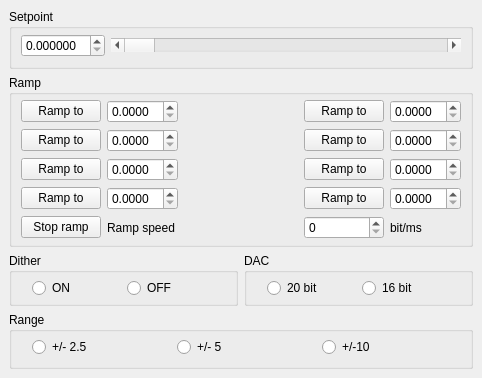
  <widget class="QDockWidget" name="Bias">
   <property name="enabled">
    <bool>true</bool>
   </property>
   <property name="sizePolicy">
    <sizepolicy hsizetype="Minimum" vsizetype="Minimum">
     <horstretch>0</horstretch>
     <verstretch>0</verstretch>
    </sizepolicy>
   </property>
   <property name="minimumSize">
    <size>
     <width>348</width>
     <height>358</height>
    </size>
   </property>
   <property name="contextMenuPolicy">
    <enum>Qt::ActionsContextMenu</enum>
   </property>
   <property name="acceptDrops">
    <bool>true</bool>
   </property>
   <property name="floating">
    <bool>true</bool>
   </property>
   <property name="features">
    <set>QDockWidget::AllDockWidgetFeatures</set>
   </property>
   <property name="windowTitle">
    <string>Bias</string>
   </property>
   <attribute name="dockWidgetArea">
    <number>1</number>
   </attribute>
   <widget class="QWidget" name="dockWidgetContents">
    <layout class="QGridLayout" name="gridLayout_8">
     <item row="2" column="0">
      <widget class="QGroupBox" name="groupBox_15">
       <property name="title">
        <string>Ramp</string>
       </property>
       <layout class="QGridLayout" name="gridLayout">
        <property name="topMargin">
         <number>5</number>
        </property>
        <property name="bottomMargin">
         <number>5</number>
        </property>
        <item row="3" column="5">
         <widget class="QPushButton" name="pushButton_16">
          <property name="text">
           <string>Ramp to</string>
          </property>
         </widget>
        </item>
        <item row="4" column="1">
         <widget class="QDoubleSpinBox" name="doubleSpinBox_31">
          <property name="decimals">
           <number>4</number>
          </property>
         </widget>
        </item>
        <item row="0" column="0">
         <spacer name="horizontalSpacer">
          <property name="orientation">
           <enum>Qt::Horizontal</enum>
          </property>
          <property name="sizeHint" stdset="0">
           <size>
            <width>40</width>
            <height>0</height>
           </size>
          </property>
         </spacer>
        </item>
        <item row="4" column="0">
         <widget class="QPushButton" name="pushButton_13">
          <property name="text">
           <string>Ramp to</string>
          </property>
         </widget>
        </item>
        <item row="3" column="6">
         <widget class="QDoubleSpinBox" name="doubleSpinBox_11">
          <property name="decimals">
           <number>4</number>
          </property>
         </widget>
        </item>
        <item row="2" column="0">
         <widget class="QPushButton" name="pushButton_22">
          <property name="text">
           <string>Ramp to</string>
          </property>
         </widget>
        </item>
        <item row="3" column="1">
         <widget class="QDoubleSpinBox" name="doubleSpinBox_15">
          <property name="decimals">
           <number>4</number>
          </property>
         </widget>
        </item>
        <item row="0" column="1">
         <spacer name="horizontalSpacer_13">
          <property name="orientation">
           <enum>Qt::Horizontal</enum>
          </property>
          <property name="sizeHint" stdset="0">
           <size>
            <width>40</width>
            <height>0</height>
           </size>
          </property>
         </spacer>
        </item>
        <item row="0" column="2">
         <spacer name="horizontalSpacer_39">
          <property name="orientation">
           <enum>Qt::Horizontal</enum>
          </property>
          <property name="sizeHint" stdset="0">
           <size>
            <width>40</width>
            <height>0</height>
           </size>
          </property>
         </spacer>
        </item>
        <item row="1" column="0">
         <widget class="QPushButton" name="pushButton_25">
          <property name="text">
           <string>Ramp to</string>
          </property>
         </widget>
        </item>
        <item row="4" column="5">
         <widget class="QPushButton" name="pushButton_14">
          <property name="text">
           <string>Ramp to</string>
          </property>
         </widget>
        </item>
        <item row="0" column="6">
         <spacer name="horizontalSpacer_38">
          <property name="orientation">
           <enum>Qt::Horizontal</enum>
          </property>
          <property name="sizeHint" stdset="0">
           <size>
            <width>40</width>
            <height>0</height>
           </size>
          </property>
         </spacer>
        </item>
        <item row="5" column="6">
         <widget class="QLabel" name="label_24">
          <property name="text">
           <string>bit/ms</string>
          </property>
         </widget>
        </item>
        <item row="4" column="6">
         <widget class="QDoubleSpinBox" name="doubleSpinBox_10">
          <property name="decimals">
           <number>4</number>
          </property>
         </widget>
        </item>
        <item row="5" column="5">
         <widget class="QSpinBox" name="spinBox_5"/>
        </item>
        <item row="2" column="5">
         <widget class="QPushButton" name="pushButton_24">
          <property name="text">
           <string>Ramp to</string>
          </property>
         </widget>
        </item>
        <item row="2" column="1">
         <widget class="QDoubleSpinBox" name="doubleSpinBox_21">
          <property name="decimals">
           <number>4</number>
          </property>
         </widget>
        </item>
        <item row="5" column="0">
         <widget class="QPushButton" name="pushButton_21">
          <property name="text">
           <string>Stop ramp</string>
          </property>
         </widget>
        </item>
        <item row="1" column="6">
         <widget class="QDoubleSpinBox" name="doubleSpinBox_25">
          <property name="decimals">
           <number>4</number>
          </property>
         </widget>
        </item>
        <item row="0" column="3">
         <spacer name="horizontalSpacer_40">
          <property name="orientation">
           <enum>Qt::Horizontal</enum>
          </property>
          <property name="sizeHint" stdset="0">
           <size>
            <width>40</width>
            <height>0</height>
           </size>
          </property>
         </spacer>
        </item>
        <item row="2" column="6">
         <widget class="QDoubleSpinBox" name="doubleSpinBox_24">
          <property name="decimals">
           <number>4</number>
          </property>
         </widget>
        </item>
        <item row="1" column="1">
         <widget class="QDoubleSpinBox" name="doubleSpinBox_23">
          <property name="decimals">
           <number>4</number>
          </property>
         </widget>
        </item>
        <item row="1" column="5">
         <widget class="QPushButton" name="pushButton_23">
          <property name="text">
           <string>Ramp to</string>
          </property>
         </widget>
        </item>
        <item row="3" column="0">
         <widget class="QPushButton" name="pushButton_15">
          <property name="text">
           <string>Ramp to</string>
          </property>
         </widget>
        </item>
        <item row="0" column="5">
         <spacer name="horizontalSpacer_37">
          <property name="orientation">
           <enum>Qt::Horizontal</enum>
          </property>
          <property name="sizeHint" stdset="0">
           <size>
            <width>40</width>
            <height>0</height>
           </size>
          </property>
         </spacer>
        </item>
        <item row="0" column="4">
         <spacer name="horizontalSpacer_41">
          <property name="orientation">
           <enum>Qt::Horizontal</enum>
          </property>
          <property name="sizeHint" stdset="0">
           <size>
            <width>40</width>
            <height>0</height>
           </size>
          </property>
         </spacer>
        </item>
        <item row="5" column="1">
         <widget class="QLabel" name="label_12">
          <property name="text">
           <string>Ramp speed</string>
          </property>
         </widget>
        </item>
       </layout>
      </widget>
     </item>
     <item row="3" column="0">
      <widget class="QWidget" name="widget_2" native="true">
       <layout class="QHBoxLayout" name="horizontalLayout">
        <property name="leftMargin">
         <number>0</number>
        </property>
        <property name="topMargin">
         <number>0</number>
        </property>
        <property name="rightMargin">
         <number>0</number>
        </property>
        <property name="bottomMargin">
         <number>0</number>
        </property>
        <item>
         <widget class="QGroupBox" name="groupBox_8">
          <property name="title">
           <string>Dither</string>
          </property>
          <layout class="QGridLayout" name="gridLayout_12">
           <property name="leftMargin">
            <number>20</number>
           </property>
           <property name="topMargin">
            <number>5</number>
           </property>
           <property name="rightMargin">
            <number>20</number>
           </property>
           <property name="bottomMargin">
            <number>5</number>
           </property>
           <property name="verticalSpacing">
            <number>6</number>
           </property>
           <item row="0" column="0">
            <widget class="QRadioButton" name="radioButton_16">
             <property name="text">
              <string>ON</string>
             </property>
            </widget>
           </item>
           <item row="0" column="1">
            <widget class="QRadioButton" name="radioButton_17">
             <property name="text">
              <string>OFF</string>
             </property>
            </widget>
           </item>
          </layout>
         </widget>
        </item>
        <item>
         <widget class="QGroupBox" name="groupBox_9">
          <property name="title">
           <string>DAC</string>
          </property>
          <layout class="QGridLayout" name="gridLayout_19">
           <property name="leftMargin">
            <number>20</number>
           </property>
           <property name="topMargin">
            <number>5</number>
           </property>
           <property name="rightMargin">
            <number>20</number>
           </property>
           <property name="bottomMargin">
            <number>5</number>
           </property>
           <item row="0" column="0">
            <widget class="QRadioButton" name="radioButton_18">
             <property name="text">
              <string>20 bit</string>
             </property>
            </widget>
           </item>
           <item row="0" column="1">
            <widget class="QRadioButton" name="radioButton_19">
             <property name="text">
              <string>16 bit</string>
             </property>
            </widget>
           </item>
          </layout>
         </widget>
        </item>
       </layout>
      </widget>
     </item>
     <item row="0" column="0">
      <widget class="QGroupBox" name="groupBox_14">
       <property name="sizePolicy">
        <sizepolicy hsizetype="Preferred" vsizetype="Preferred">
         <horstretch>0</horstretch>
         <verstretch>0</verstretch>
        </sizepolicy>
       </property>
       <property name="title">
        <string>Setpoint</string>
       </property>
       <layout class="QGridLayout" name="gridLayout_10">
        <property name="topMargin">
         <number>5</number>
        </property>
        <property name="bottomMargin">
         <number>0</number>
        </property>
        <item row="2" column="1">
         <spacer name="horizontalSpacer_12">
          <property name="orientation">
           <enum>Qt::Horizontal</enum>
          </property>
          <property name="sizeHint" stdset="0">
           <size>
            <width>40</width>
            <height>9</height>
           </size>
          </property>
         </spacer>
        </item>
        <item row="0" column="0">
         <widget class="QDoubleSpinBox" name="doubleSpinBox_5">
          <property name="decimals">
           <number>6</number>
          </property>
         </widget>
        </item>
        <item row="0" column="1" colspan="2">
         <widget class="QScrollBar" name="horizontalScrollBar_5">
          <property name="orientation">
           <enum>Qt::Horizontal</enum>
          </property>
         </widget>
        </item>
       </layout>
      </widget>
     </item>
     <item row="10" column="0">
      <widget class="QGroupBox" name="groupBox_10">
       <property name="title">
        <string>Range</string>
       </property>
       <property name="flat">
        <bool>false</bool>
       </property>
       <property name="checkable">
        <bool>false</bool>
       </property>
       <property name="checked">
        <bool>false</bool>
       </property>
       <layout class="QGridLayout" name="gridLayout_20">
        <property name="leftMargin">
         <number>20</number>
        </property>
        <property name="topMargin">
         <number>5</number>
        </property>
        <property name="rightMargin">
         <number>9</number>
        </property>
        <property name="bottomMargin">
         <number>9</number>
        </property>
        <item row="0" column="0">
         <widget class="QRadioButton" name="radioButton_20">
          <property name="text">
           <string>+/- 2.5</string>
          </property>
         </widget>
        </item>
        <item row="0" column="1">
         <widget class="QRadioButton" name="radioButton_21">
          <property name="text">
           <string>+/- 5</string>
          </property>
         </widget>
        </item>
        <item row="0" column="2">
         <widget class="QRadioButton" name="radioButton_22">
          <property name="text">
           <string>+/-10</string>
          </property>
         </widget>
        </item>
       </layout>
      </widget>
     </item>
    </layout>
   </widget>
  </widget>
